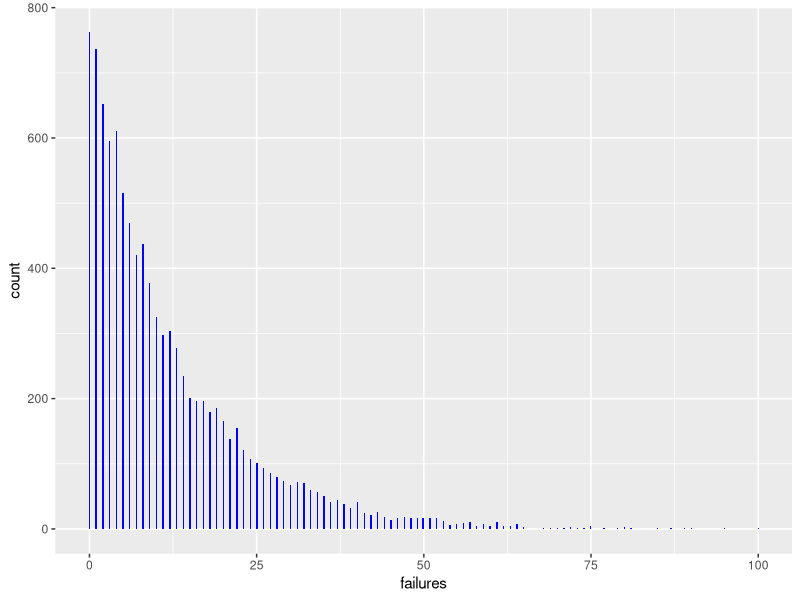
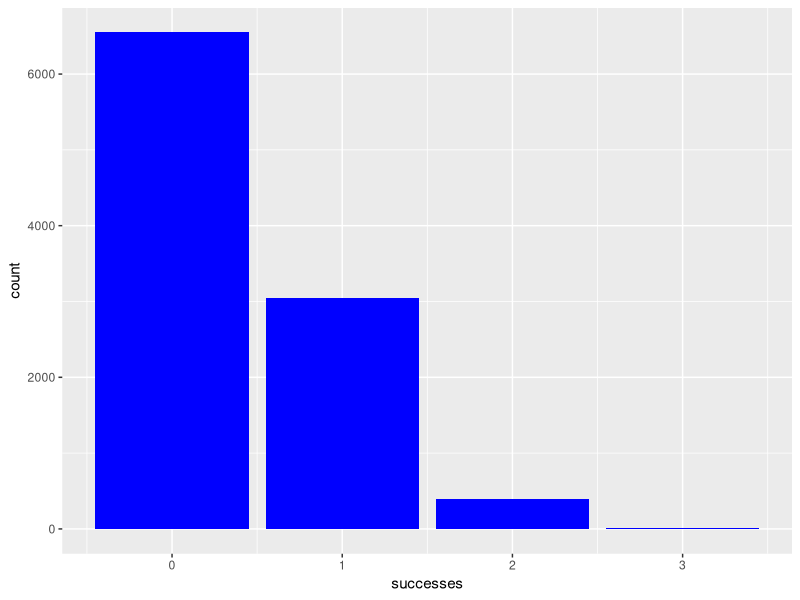
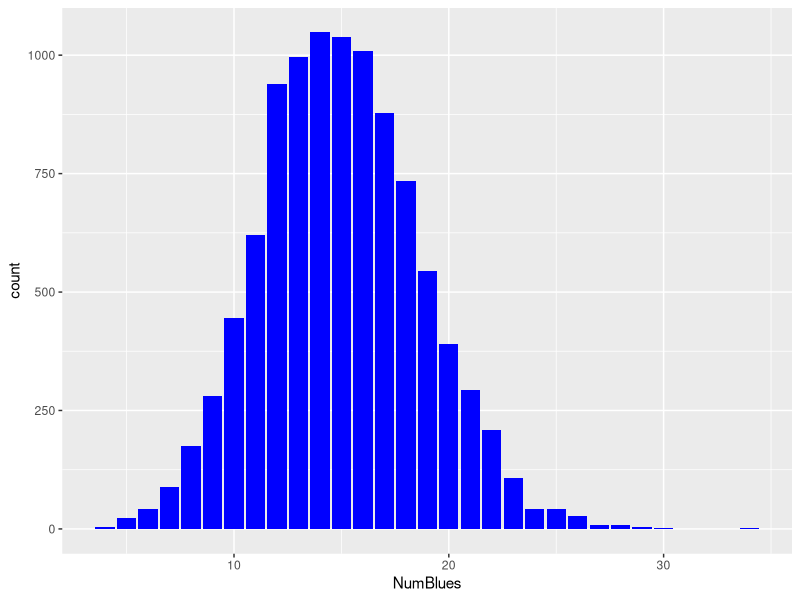
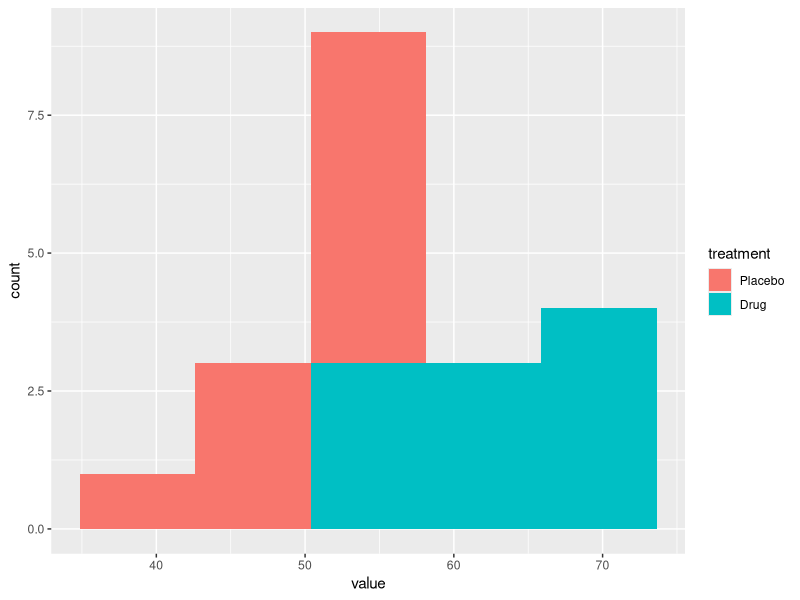
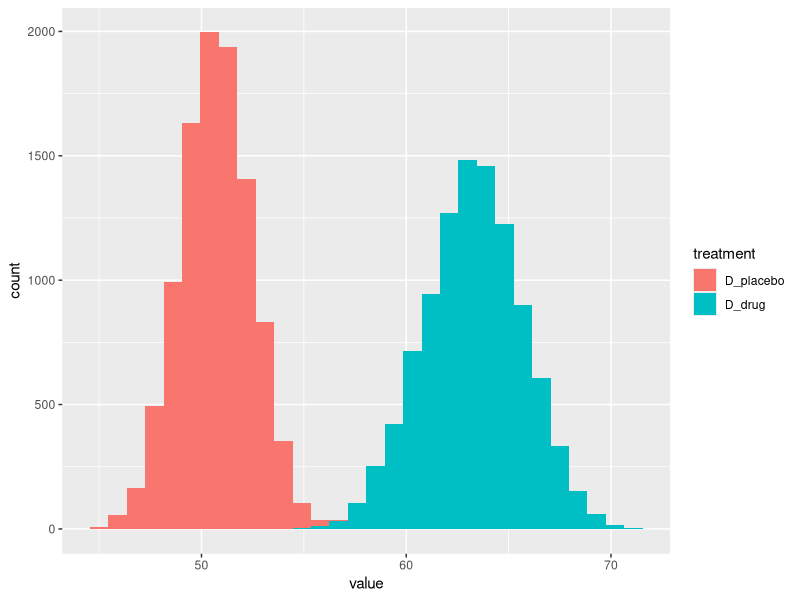
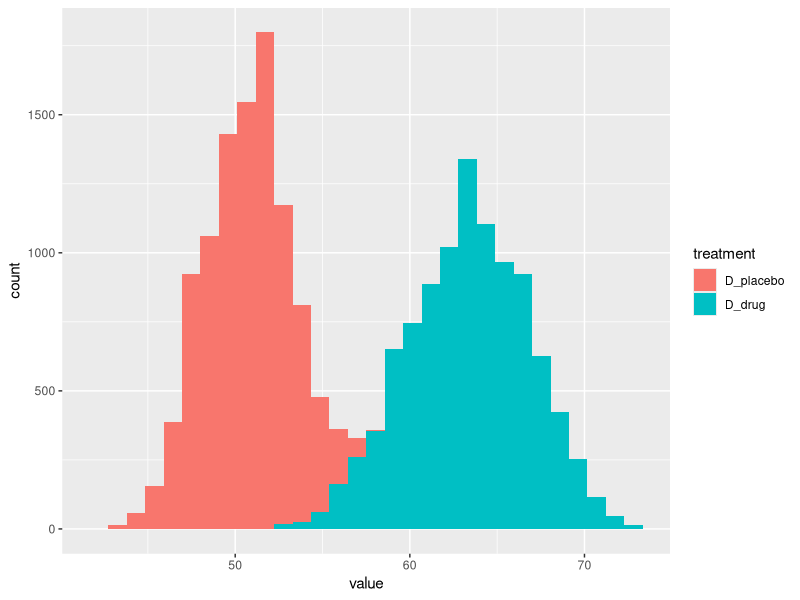
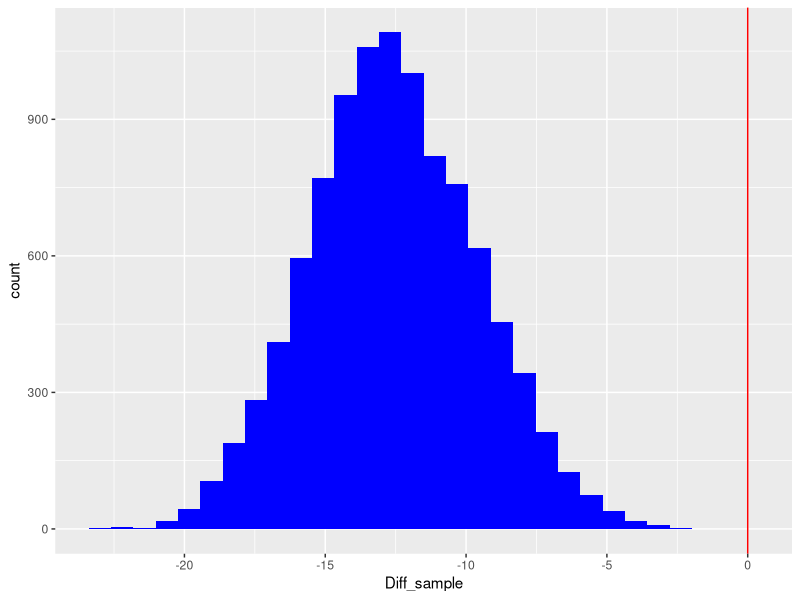
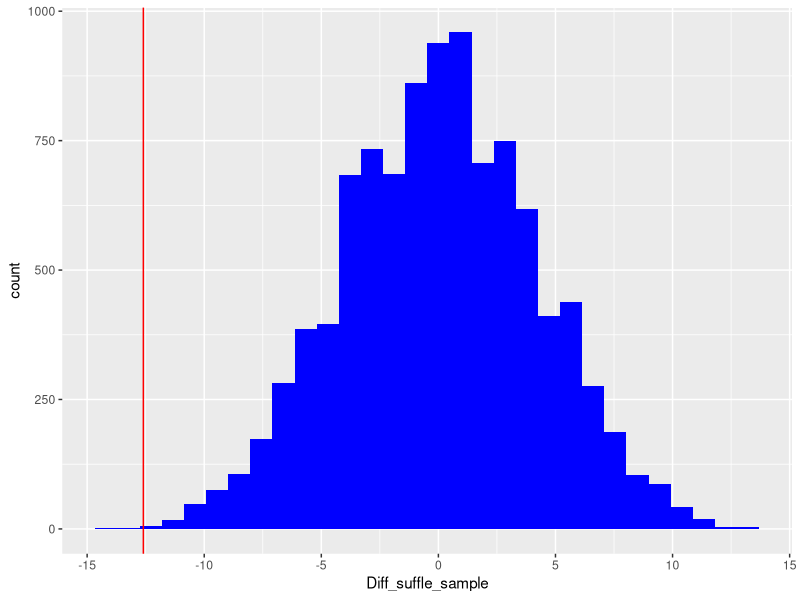

Here is the R script that generated these plots, in order:
## ---- chunk 1
knitr::opts_chunk$set(echo = TRUE)

## ---- chunk 2
carddeck = rep(c(1:13), each=4)
## ---- chunk 3
select_Ace = function(carddeck, num_draws) {
  # function will count the number of times it takes to get a 1
    card_selected = sample(carddeck, 
                           num_draws, 
                           replace = T)
    if ( length(which(card_selected==1)) > 0) {
      Ace_selected = min(which(card_selected == 1))
      return(Ace_selected-1)
    } else {
      return(num_draws)
    }
}
  
## ---- chunk 4
failures = numeric()
set.seed(123)

for (i in 1:10000) {
  failures[i]=select_Ace(carddeck, num_draws = 100)
}

## ---- chunk 5
library(ggplot2)

ggplot()+
  geom_histogram(mapping=aes(x=failures),
                 bins=500,
                 fill="blue")

## ---- chunk 6
sum(failures<21)/10000
## ---- chunk 7
pgeom(20,1/13)

## ---- chunk 8
poker_cards = function(carddeck, num_draws) {
  # function will count the number of times it takes to get a 1
    card_selected = sample(carddeck, 
                           num_draws, 
                           replace = F)
    return ( sum(card_selected==1)) 
}
  
## ---- chunk 9
successes = numeric()
set.seed(123)

for (i in 1:10000) {
  successes[i]=poker_cards(carddeck, num_draws = 5)
}

## ---- chunk 10
ggplot()+
  geom_bar(mapping=aes(x=successes),
                 bins=3,
                 fill="blue")
table(successes)
## ---- chunk 11
sum(successes>0)/10000
## ---- chunk 12
poker_hands = combn(carddeck, 5)
dim(poker_hands)
poker_hands_logic = poker_hands==1
poker_hands_ace = apply(poker_hands_logic, 2, sum)
sum(poker_hands_ace > 0) / ncol(poker_hands)

## ---- chunk 13

marbles=c(rep("B", times=500),rep("R", times=9500))

## ---- chunk 14
select_Blue = function(marbles, num_draws, selection) {
  #function will take all the marbles and draw num_draws marbles.
      marbles_selected = sample(marbles, 
                           num_draws, 
                           replace = F)

    blue_selected = length(which(marbles_selected==selection))
      return(blue_selected)
}
## ---- chunk 15
NumBlues = numeric()
set.seed(123)

for (i in 1:10000) {
  NumBlues[i]=select_Blue(marbles, num_draws = 300, "B")
}

sum(NumBlues >= 20) / 10000

## ---- chunk 16
marble_selected=numeric()
set.seed(123)

for ( i in 1:10000) {
  
  marble_selected[i] = sum(sample(marbles, 300, replace=F)=="B")
  
}
sum(marble_selected>=20)/10000
## ---- chunk 17
ggplot()+
  geom_bar(mapping=aes(x=NumBlues),
                 bins=500,
                 fill="blue")
## ---- chunk 18
# if we look closely at the documentation of the phyper, we see that 
# when lower.tail = F, then it calculates P(X > x) so if we want 20 and above we need to put
# 19.
phyper(19, 500, 9500, 300, lower.tail = F)

## ---- chunk 19

Placebo = c(54,51,58,44,55,52,42,47,58,46)
Drug = c(54,73,53,70,73,68,52,65,65,60)

## ---- chunk 20
library(reshape2)
datamelt = melt(cbind(Placebo,Drug), 
                varnames = c("id","treatment"))
datamelt
## ---- chunk 21

ggplot(datamelt) + geom_histogram(mapping=aes(x=value, 
                                              fill=treatment), 
                                  bins=5)

## ---- chunk 22
D_placebo=numeric()
D_drug= numeric()
set.seed(123)

n=10

for (i in 1:10000) {
  D_placebo[i] = mean(Placebo[sample(1:length(Placebo), n, replace=T)])
  D_drug[i] = mean(Drug[sample(1:length(Drug), n, replace=T)])
  }

#hist(D_sample)
## ---- chunk 23
D_datamelt = melt(cbind(D_placebo,D_drug), 
                varnames = c("id","treatment"))

ggplot(D_datamelt) + geom_histogram(mapping=aes(x=value, fill=treatment))
         
## ---- chunk 24
D_placebo=numeric()
D_drug= numeric()
set.seed(123)

n=5
for (i in 1:10000) {
  D_placebo[i] = mean(Placebo[sample(1:length(Placebo), n, replace=T)])
  D_drug[i] = mean(Drug[sample(1:length(Drug), n, replace=T)])
  }
## ---- chunk 25
#hist(D_sample)
D_datamelt = melt(cbind(D_placebo,D_drug), 
                varnames = c("id","treatment"))

ggplot(D_datamelt) +
  geom_histogram(mapping=aes(x=value,
                             fill=treatment))
## ---- chunk 26
Diff_sample = numeric()
set.seed(123)

n=10
for (i in 1:10000) {
  Diff_sample[i] = mean(Placebo[sample(1:length(Placebo),n,replace=T)])-
    mean(Drug[sample(1:length(Drug), n, replace = T)])
}
## ---- chunk 27
ggplot() +
  geom_histogram(mapping=aes(x=Diff_sample),
                 fill="blue") +
  geom_vline(mapping=aes(xintercept=0),
             col="red")

## ---- chunk 28
Diff_suffle_sample = numeric()
set.seed(123)

datameltshuffle = datamelt
n=10
for (i in 1:10000) {
    datameltshuffle$value = sample(datamelt$value,
                                   nrow(datamelt),replace=F)

Diff_suffle_sample[i] = diff(tapply(datameltshuffle$value,
                                       datameltshuffle$treatment,
                                       mean))
}
## ---- chunk 29
ggplot() +
  geom_histogram(mapping=aes(x=Diff_suffle_sample),
                 fill="blue") +
  geom_vline(mapping=aes(xintercept=mean(Placebo)-mean(Drug)),
             col="red")

## ---- chunk 30

sum(Diff_suffle_sample <= (mean(Placebo)-mean(Drug)))/10000

## ---- chunk 31
#confirmation using the t.test() function.
t.test(Placebo, Drug, var.equal = T)
